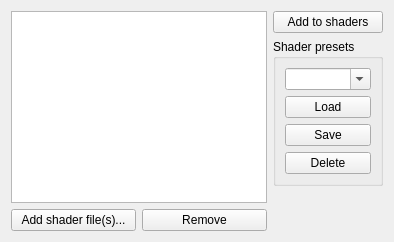
             <widget class="QWidget" name="shadersFilesTab">
              <attribute name="title">
               <string>Filesystem</string>
              </attribute>
              <layout class="QHBoxLayout" name="shadersFilesTabLayout">
               <item>
                <layout class="QVBoxLayout" name="shadersFileListLayout">
                 <item>
                  <widget class="QListWidget" name="shadersFileList">
                   <property name="dragEnabled">
                    <bool>true</bool>
                   </property>
                   <property name="dragDropMode">
                    <enum>QAbstractItemView::DragDropMode::DragDrop</enum>
                   </property>
                   <property name="defaultDropAction">
                    <enum>Qt::DropAction::CopyAction</enum>
                   </property>
                   <property name="selectionMode">
                    <enum>QAbstractItemView::SelectionMode::ExtendedSelection</enum>
                   </property>
                  </widget>
                 </item>
                 <item>
                  <layout class="QHBoxLayout" name="shadersFileListActionsLayout">
                   <item>
                    <widget class="QPushButton" name="shadersAddFile">
                     <property name="text">
                      <string>Add shader file(s)...</string>
                     </property>
                    </widget>
                   </item>
                   <item>
                    <widget class="QPushButton" name="shadersRemoveFile">
                     <property name="text">
                      <string>Remove</string>
                     </property>
                    </widget>
                   </item>
                  </layout>
                 </item>
                </layout>
               </item>
               <item>
                <layout class="QVBoxLayout" name="shadersLayout">
                 <item>
                  <widget class="QPushButton" name="shadersAddToShaders">
                   <property name="text">
                    <string>Add to shaders</string>
                   </property>
                  </widget>
                 </item>
                 <item>
                  <widget class="QGroupBox" name="shadersPresetsBox">
                   <property name="title">
                    <string>Shader presets</string>
                   </property>
                   <layout class="QVBoxLayout" name="shadersPresetsBoxLayout">
                    <item>
                     <widget class="QComboBox" name="shadersPresetsList">
                      <property name="editable">
                       <bool>true</bool>
                      </property>
                     </widget>
                    </item>
                    <item>
                     <widget class="QPushButton" name="shadersPresetsLoad">
                      <property name="text">
                       <string>Load</string>
                      </property>
                     </widget>
                    </item>
                    <item>
                     <widget class="QPushButton" name="shadersPresetsSave">
                      <property name="text">
                       <string>Save</string>
                      </property>
                     </widget>
                    </item>
                    <item>
                     <widget class="QPushButton" name="shadersPresetsDelete">
                      <property name="text">
                       <string>Delete</string>
                      </property>
                     </widget>
                    </item>
                   </layout>
                  </widget>
                 </item>
                 <item>
                  <spacer name="shadersSpacer">
                   <property name="orientation">
                    <enum>Qt::Orientation::Vertical</enum>
                   </property>
                   <property name="sizeHint" stdset="0">
                    <size>
                     <width>20</width>
                     <height>40</height>
                    </size>
                   </property>
                  </spacer>
                 </item>
                </layout>
               </item>
              </layout>
             </widget>
